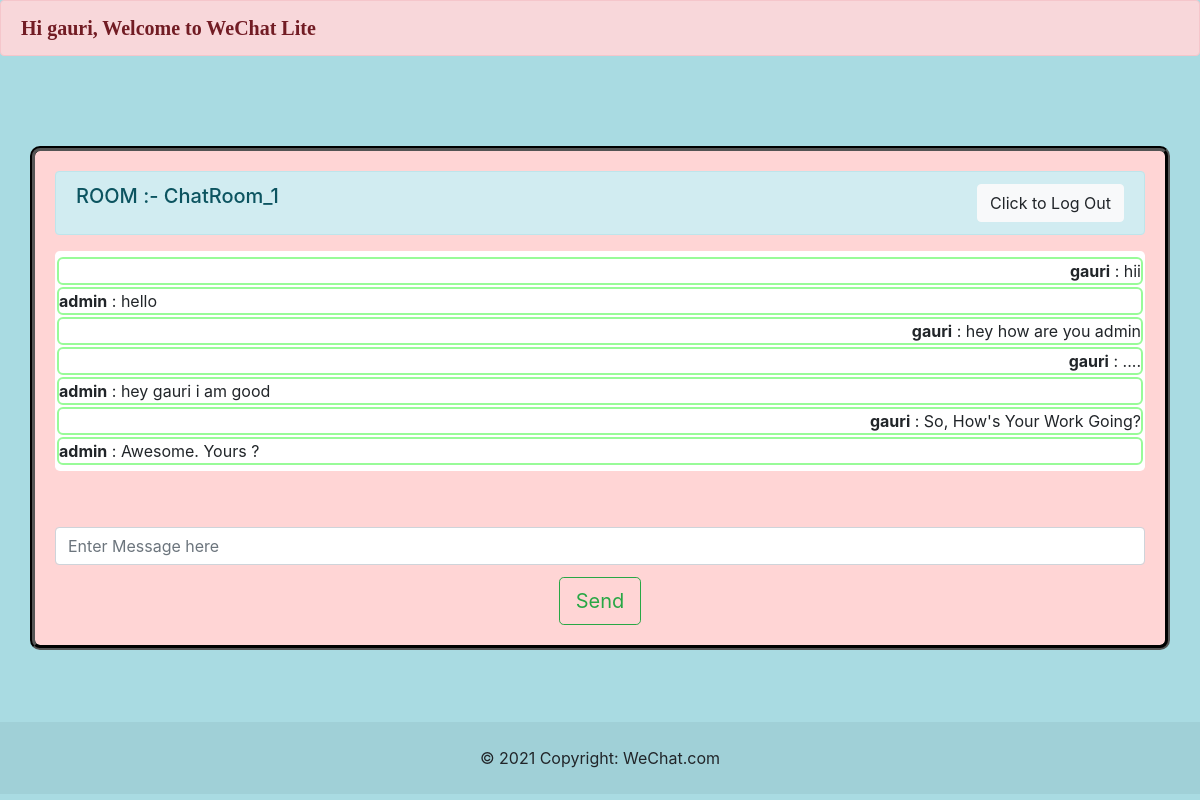
Screenshot of /slug_1 (signed in) with the database file from the repository.
### chatapp/models.py (models this page shows, shortened)
class Room(models.Model):
    name = models.CharField(max_length=20)
    slug = models.SlugField(max_length=100)

class Message(models.Model):
    user = models.ForeignKey(User, on_delete=models.CASCADE)
    content = models.TextField()
    room = models.ForeignKey(Room, on_delete=models.CASCADE)
    created_on = models.DateTimeField(auto_now_add=True)

### chatapp/views.py (the view)
# urls.py: path("<str:slug>", views.room, name="room"),
def room(request,slug):
    room_name=Room.objects.get(slug=slug).name
    messages=Message.objects.filter(room=Room.objects.get(slug=slug))
    return render(request, "room.html",{"room_name":room_name,"slug":slug,'messages':messages})

### templates/room.html (shortened to what this page needs)
{% extends 'base.html' %}
{% block content %}
{% if user.is_authenticated %}
  <div class="container">
    <div class="row d-flex justify-content-center">
        <div class="col-12">
            <div class="alert alert-info d-flex justify-content-between" role="alert">
              <h5>ROOM :- {{room_name}}</h5>
              <form method="POST" action="{% url 'logout' %}">
                <button type="submit" class="btn btn-light">Click to Log Out</button>
              </form>
            </div>
            <form>
                <div class="form-group">
                  {% if messages %}
                  <div class="jumbotron" id="chatbox" style="padding:4px 2px; max-height:300px; overflow-y: scroll;">
                      {% for message in messages %}
                        <div class="chat-message {% if message.user == request.user %}text-right{% else %}text-left{% endif %}">
                          <b>{{ message.user.username }}</b> : {{ message.content }}<br>
                        </div>
                        {% endfor %}
                  </div>
                  {% else %}
                  <div class="jumbotron" id="chatbox" style="padding: 4px 2px;"></div>
                  <b>No Messages in this Room.</b>
                    {% endif %}
                </div>
                <br/>
                <div class="form-group" style="width: 100%; height: 10px;">
                    <input class="form-control" placeholder="Enter Message here" id="my_input" type="text" required></br>
                </div>
                <br/>
                <center>
                <input class="btn btn-outline-success btn-lg" id="submit_button" type="button" value="Send"></center>
            </form>
        </div>
    </div>
</div>
{% endif %}
{% endblock %}

### templates/base.html (shortened to what this page needs)
<!doctype html>
<html lang="en">
  <head>
    <link rel="stylesheet" href="https://cdn.jsdelivr.net/npm/bootstrap@4.3.1/dist/css/bootstrap.min.css">
  </head>
  <body>
    {% block header%}
    <div class="alert alert-danger" role="alert">
      <div class="div">
      <b> Hi {{ user.username }}, Welcome to WeChat Lite</b>
      </div>
      </div>
      <br/>
    {% endblock %}
    <main>
      {% block content %}
      {% endblock %}
    </main>
    <br>
    <br>
    <br>
    <div class="text-center p-4" style="background-color: rgba(0, 0, 0, 0.05);">
      © 2021 Copyright:
      <a class="text-reset fw-bold" href="https://mdbootstrap.com/">WeChat.com</a>
    </div>
  </body>
</html>

### templates/base.html (style rules this page uses)
body { background-color: #a9dbe2; }
.chat-message { width: 100%; border: 2px solid palegreen; border-radius: 6px; margin: 2px 0px; }
.jumbotron { background-color: white; }
.div { margin: 0px 0px 0px 0px; font-size: 20px; font-family: serif; }

### templates/room.html (style rules this page uses)
.container { margin-top: 50px; border-color: black; border-style:groove; border-width: 5px; border-radius: 10px; padding: 20px; background-color: #ffd5d5; }

### rows the page displays
Room: name "ChatRoom_1"
Message: user.username "gauri", content "hii"
Message: user.username "admin", content "hello"
Message: user.username "gauri", content "hey how are you admin"
Message: user.username "gauri", content "...."
Message: user.username "admin", content "hey gauri i am good"
Message: user.username "gauri", content "So, How's Your Work Going?"
Message: user.username "admin", content "Awesome. Yours ?"

### other values shown
{{ user.username }} "gauri"
